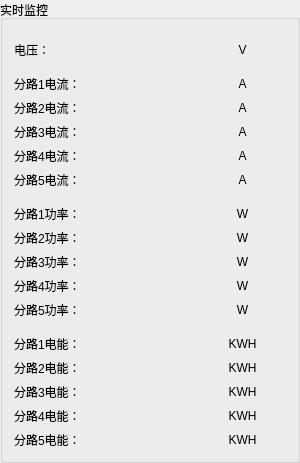
                      <widget class="QGroupBox" name="groupBox_2">
                       <property name="minimumSize">
                        <size>
                         <width>300</width>
                         <height>0</height>
                        </size>
                       </property>
                       <property name="title">
                        <string>实时监控</string>
                       </property>
                       <layout class="QVBoxLayout" name="verticalLayout_6">
                        <item>
                         <spacer name="verticalSpacer_12">
                          <property name="orientation">
                           <enum>Qt::Vertical</enum>
                          </property>
                          <property name="sizeType">
                           <enum>QSizePolicy::Fixed</enum>
                          </property>
                          <property name="sizeHint" stdset="0">
                           <size>
                            <width>20</width>
                            <height>10</height>
                           </size>
                          </property>
                         </spacer>
                        </item>
                        <item>
                         <layout class="QHBoxLayout" name="horizontalLayout_17">
                          <item>
                           <widget class="QLabel" name="label_3">
                            <property name="text">
                             <string>电压：</string>
                            </property>
                           </widget>
                          </item>
                          <item>
                           <widget class="QLabel" name="label_4">
                            <property name="text">
                             <string/>
                            </property>
                            <property name="alignment">
                             <set>Qt::AlignCenter</set>
                            </property>
                           </widget>
                          </item>
                          <item>
                           <widget class="QLabel" name="label_7">
                            <property name="text">
                             <string>V</string>
                            </property>
                            <property name="alignment">
                             <set>Qt::AlignCenter</set>
                            </property>
                           </widget>
                          </item>
                         </layout>
                        </item>
                        <item>
                         <spacer name="verticalSpacer_2">
                          <property name="orientation">
                           <enum>Qt::Vertical</enum>
                          </property>
                          <property name="sizeType">
                           <enum>QSizePolicy::Fixed</enum>
                          </property>
                          <property name="sizeHint" stdset="0">
                           <size>
                            <width>20</width>
                            <height>10</height>
                           </size>
                          </property>
                         </spacer>
                        </item>
                        <item>
                         <layout class="QHBoxLayout" name="horizontalLayout_18">
                          <item>
                           <widget class="QLabel" name="label_8">
                            <property name="text">
                             <string>分路1电流：</string>
                            </property>
                           </widget>
                          </item>
                          <item>
                           <widget class="QLabel" name="label_9">
                            <property name="text">
                             <string/>
                            </property>
                            <property name="alignment">
                             <set>Qt::AlignCenter</set>
                            </property>
                           </widget>
                          </item>
                          <item>
                           <widget class="QLabel" name="label_10">
                            <property name="text">
                             <string>A</string>
                            </property>
                            <property name="alignment">
                             <set>Qt::AlignCenter</set>
                            </property>
                           </widget>
                          </item>
                         </layout>
                        </item>
                        <item>
                         <layout class="QHBoxLayout" name="horizontalLayout_22">
                          <item>
                           <widget class="QLabel" name="label_11">
                            <property name="text">
                             <string>分路2电流：</string>
                            </property>
                           </widget>
                          </item>
                          <item>
                           <widget class="QLabel" name="label_12">
                            <property name="text">
                             <string/>
                            </property>
                            <property name="alignment">
                             <set>Qt::AlignCenter</set>
                            </property>
                           </widget>
                          </item>
                          <item>
                           <widget class="QLabel" name="label_13">
                            <property name="text">
                             <string>A</string>
                            </property>
                            <property name="alignment">
                             <set>Qt::AlignCenter</set>
                            </property>
                           </widget>
                          </item>
                         </layout>
                        </item>
                        <item>
                         <layout class="QHBoxLayout" name="horizontalLayout_23">
                          <item>
                           <widget class="QLabel" name="label_14">
                            <property name="text">
                             <string>分路3电流：</string>
                            </property>
                           </widget>
                          </item>
                          <item>
                           <widget class="QLabel" name="label_15">
                            <property name="text">
                             <string/>
                            </property>
                            <property name="alignment">
                             <set>Qt::AlignCenter</set>
                            </property>
                           </widget>
                          </item>
                          <item>
                           <widget class="QLabel" name="label_16">
                            <property name="text">
                             <string>A</string>
                            </property>
                            <property name="alignment">
                             <set>Qt::AlignCenter</set>
                            </property>
                           </widget>
                          </item>
                         </layout>
                        </item>
                        <item>
                         <layout class="QHBoxLayout" name="horizontalLayout_24">
                          <item>
                           <widget class="QLabel" name="label_17">
                            <property name="text">
                             <string>分路4电流：</string>
                            </property>
                           </widget>
                          </item>
                          <item>
                           <widget class="QLabel" name="label_18">
                            <property name="text">
                             <string/>
                            </property>
                            <property name="alignment">
                             <set>Qt::AlignCenter</set>
                            </property>
                           </widget>
                          </item>
                          <item>
                           <widget class="QLabel" name="label_19">
                            <property name="text">
                             <string>A</string>
                            </property>
                            <property name="alignment">
                             <set>Qt::AlignCenter</set>
                            </property>
                           </widget>
                          </item>
                         </layout>
                        </item>
                        <item>
                         <layout class="QHBoxLayout" name="horizontalLayout_25">
                          <item>
                           <widget class="QLabel" name="label_20">
                            <property name="text">
                             <string>分路5电流：</string>
                            </property>
                           </widget>
                          </item>
                          <item>
                           <widget class="QLabel" name="label_21">
                            <property name="text">
                             <string/>
                            </property>
                            <property name="alignment">
                             <set>Qt::AlignCenter</set>
                            </property>
                           </widget>
                          </item>
                          <item>
                           <widget class="QLabel" name="label_22">
                            <property name="text">
                             <string>A</string>
                            </property>
                            <property name="alignment">
                             <set>Qt::AlignCenter</set>
                            </property>
                           </widget>
                          </item>
                         </layout>
                        </item>
                        <item>
                         <spacer name="verticalSpacer_3">
                          <property name="orientation">
                           <enum>Qt::Vertical</enum>
                          </property>
                          <property name="sizeType">
                           <enum>QSizePolicy::Fixed</enum>
                          </property>
                          <property name="sizeHint" stdset="0">
                           <size>
                            <width>20</width>
                            <height>10</height>
                           </size>
                          </property>
                         </spacer>
                        </item>
                        <item>
                         <layout class="QHBoxLayout" name="horizontalLayout_26">
                          <item>
                           <widget class="QLabel" name="label_23">
                            <property name="text">
                             <string>分路1功率：</string>
                            </property>
                           </widget>
                          </item>
                          <item>
                           <widget class="QLabel" name="label_24">
                            <property name="text">
                             <string/>
                            </property>
                            <property name="alignment">
                             <set>Qt::AlignCenter</set>
                            </property>
                           </widget>
                          </item>
                          <item>
                           <widget class="QLabel" name="label_25">
                            <property name="text">
                             <string>W</string>
                            </property>
                            <property name="alignment">
                             <set>Qt::AlignCenter</set>
                            </property>
                           </widget>
                          </item>
                         </layout>
                        </item>
                        <item>
                         <layout class="QHBoxLayout" name="horizontalLayout_30">
                          <item>
                           <widget class="QLabel" name="label_35">
                            <property name="text">
                             <string>分路2功率：</string>
                            </property>
                           </widget>
                          </item>
                          <item>
                           <widget class="QLabel" name="label_36">
                            <property name="text">
                             <string/>
                            </property>
                            <property name="alignment">
                             <set>Qt::AlignCenter</set>
                            </property>
                           </widget>
                          </item>
                          <item>
                           <widget class="QLabel" name="label_37">
                            <property name="text">
                             <string>W</string>
                            </property>
                            <property name="alignment">
                             <set>Qt::AlignCenter</set>
                            </property>
                           </widget>
                          </item>
                         </layout>
                        </item>
                        <item>
                         <layout class="QHBoxLayout" name="horizontalLayout_27">
                          <item>
                           <widget class="QLabel" name="label_26">
                            <property name="text">
                             <string>分路3功率：</string>
                            </property>
                           </widget>
                          </item>
                          <item>
                           <widget class="QLabel" name="label_27">
                            <property name="text">
                             <string/>
                            </property>
                            <property name="alignment">
                             <set>Qt::AlignCenter</set>
                            </property>
                           </widget>
                          </item>
                          <item>
                           <widget class="QLabel" name="label_28">
                            <property name="text">
                             <string>W</string>
                            </property>
                            <property name="alignment">
                             <set>Qt::AlignCenter</set>
                            </property>
                           </widget>
                          </item>
                         </layout>
                        </item>
                        <item>
                         <layout class="QHBoxLayout" name="horizontalLayout_28">
                          <item>
                           <widget class="QLabel" name="label_29">
                            <property name="text">
                             <string>分路4功率：</string>
                            </property>
                           </widget>
                          </item>
                          <item>
                           <widget class="QLabel" name="label_30">
                            <property name="text">
                             <string/>
                            </property>
                            <property name="alignment">
                             <set>Qt::AlignCenter</set>
                            </property>
                           </widget>
                          </item>
                          <item>
                           <widget class="QLabel" name="label_31">
                            <property name="text">
                             <string>W</string>
                            </property>
                            <property name="alignment">
                             <set>Qt::AlignCenter</set>
                            </property>
                           </widget>
                          </item>
                         </layout>
                        </item>
                        <item>
                         <layout class="QHBoxLayout" name="horizontalLayout_29">
                          <item>
                           <widget class="QLabel" name="label_32">
                            <property name="text">
                             <string>分路5功率：</string>
                            </property>
                           </widget>
                          </item>
                          <item>
                           <widget class="QLabel" name="label_33">
                            <property name="text">
                             <string/>
                            </property>
                            <property name="alignment">
                             <set>Qt::AlignCenter</set>
                            </property>
                           </widget>
                          </item>
                          <item>
                           <widget class="QLabel" name="label_34">
                            <property name="text">
                             <string>W</string>
                            </property>
                            <property name="alignment">
                             <set>Qt::AlignCenter</set>
                            </property>
                           </widget>
                          </item>
                         </layout>
                        </item>
                        <item>
                         <spacer name="verticalSpacer_4">
                          <property name="orientation">
                           <enum>Qt::Vertical</enum>
                          </property>
                          <property name="sizeType">
                           <enum>QSizePolicy::Fixed</enum>
                          </property>
                          <property name="sizeHint" stdset="0">
                           <size>
                            <width>20</width>
                            <height>10</height>
                           </size>
                          </property>
                         </spacer>
                        </item>
                        <item>
                         <layout class="QHBoxLayout" name="horizontalLayout_35">
                          <item>
                           <widget class="QLabel" name="label_50">
                            <property name="text">
                             <string>分路1电能：</string>
                            </property>
                           </widget>
                          </item>
                          <item>
                           <widget class="QLabel" name="label_51">
                            <property name="text">
                             <string/>
                            </property>
                            <property name="alignment">
                             <set>Qt::AlignCenter</set>
                            </property>
                           </widget>
                          </item>
                          <item>
                           <widget class="QLabel" name="label_52">
                            <property name="text">
                             <string>KWH</string>
                            </property>
                            <property name="alignment">
                             <set>Qt::AlignCenter</set>
                            </property>
                           </widget>
                          </item>
                         </layout>
                        </item>
                        <item>
                         <layout class="QHBoxLayout" name="horizontalLayout_33">
                          <item>
                           <widget class="QLabel" name="label_44">
                            <property name="text">
                             <string>分路2电能：</string>
                            </property>
                           </widget>
                          </item>
                          <item>
                           <widget class="QLabel" name="label_45">
                            <property name="text">
                             <string/>
                            </property>
                            <property name="alignment">
                             <set>Qt::AlignCenter</set>
                            </property>
                           </widget>
                          </item>
                          <item>
                           <widget class="QLabel" name="label_46">
                            <property name="text">
                             <string>KWH</string>
                            </property>
                            <property name="alignment">
                             <set>Qt::AlignCenter</set>
                            </property>
                           </widget>
                          </item>
                         </layout>
                        </item>
                        <item>
                         <layout class="QHBoxLayout" name="horizontalLayout_32">
                          <item>
                           <widget class="QLabel" name="label_41">
                            <property name="text">
                             <string>分路3电能：</string>
                            </property>
                           </widget>
                          </item>
                          <item>
                           <widget class="QLabel" name="label_42">
                            <property name="text">
                             <string/>
                            </property>
                            <property name="alignment">
                             <set>Qt::AlignCenter</set>
                            </property>
                           </widget>
                          </item>
                          <item>
                           <widget class="QLabel" name="label_43">
                            <property name="text">
                             <string>KWH</string>
                            </property>
                            <property name="alignment">
                             <set>Qt::AlignCenter</set>
                            </property>
                           </widget>
                          </item>
                         </layout>
                        </item>
                        <item>
                         <layout class="QHBoxLayout" name="horizontalLayout_34">
                          <item>
                           <widget class="QLabel" name="label_47">
                            <property name="text">
                             <string>分路4电能：</string>
                            </property>
                           </widget>
                          </item>
                          <item>
                           <widget class="QLabel" name="label_48">
                            <property name="text">
                             <string/>
                            </property>
                            <property name="alignment">
                             <set>Qt::AlignCenter</set>
                            </property>
                           </widget>
                          </item>
                          <item>
                           <widget class="QLabel" name="label_49">
                            <property name="text">
                             <string>KWH</string>
                            </property>
                            <property name="alignment">
                             <set>Qt::AlignCenter</set>
                            </property>
                           </widget>
                          </item>
                         </layout>
                        </item>
                        <item>
                         <layout class="QHBoxLayout" name="horizontalLayout_31">
                          <item>
                           <widget class="QLabel" name="label_38">
                            <property name="text">
                             <string>分路5电能：</string>
                            </property>
                           </widget>
                          </item>
                          <item>
                           <widget class="QLabel" name="label_39">
                            <property name="text">
                             <string/>
                            </property>
                            <property name="alignment">
                             <set>Qt::AlignCenter</set>
                            </property>
                           </widget>
                          </item>
                          <item>
                           <widget class="QLabel" name="label_40">
                            <property name="text">
                             <string>KWH</string>
                            </property>
                            <property name="alignment">
                             <set>Qt::AlignCenter</set>
                            </property>
                           </widget>
                          </item>
                         </layout>
                        </item>
                       </layout>
                      </widget>
